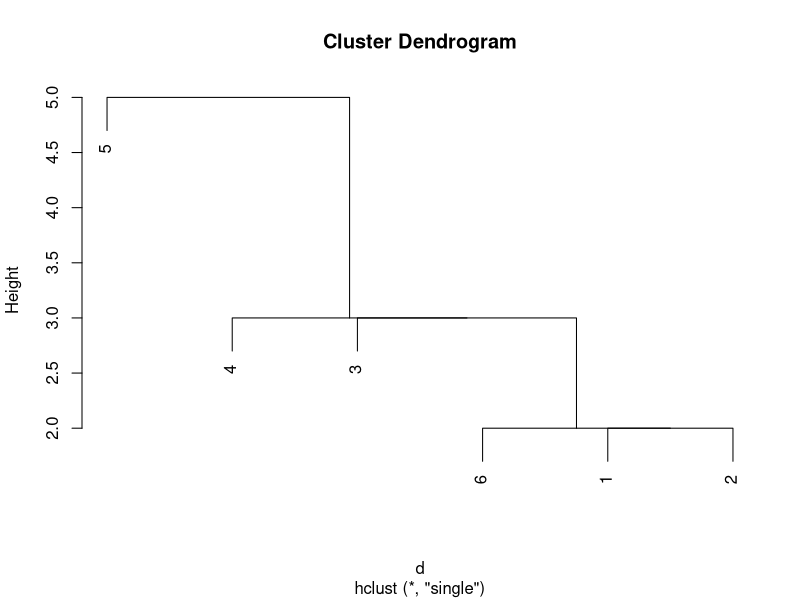
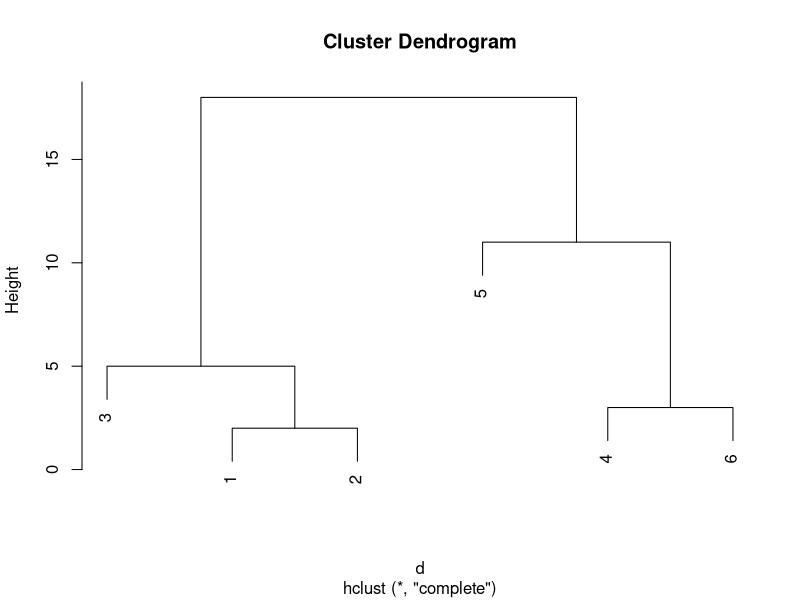
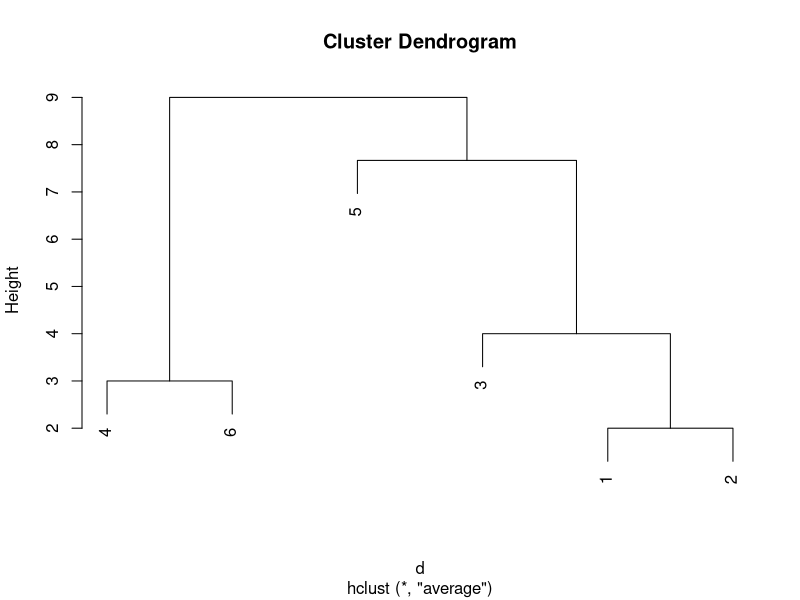
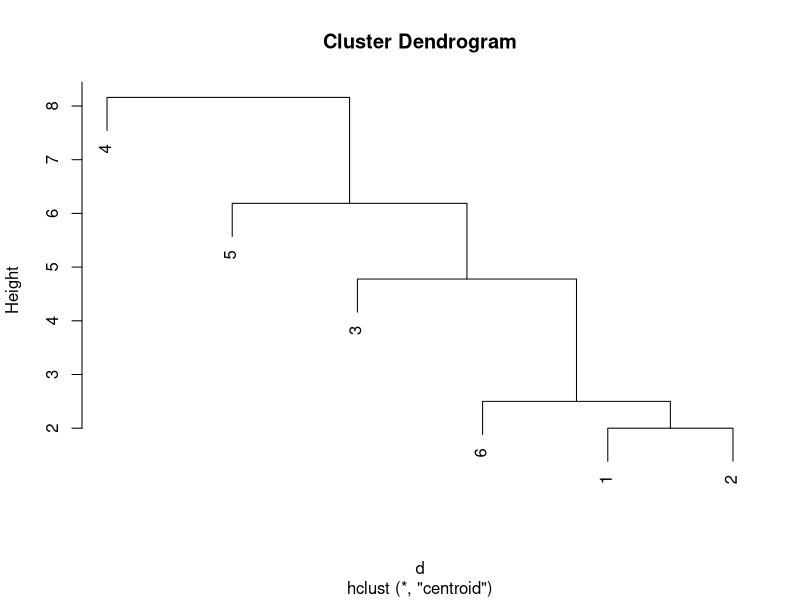
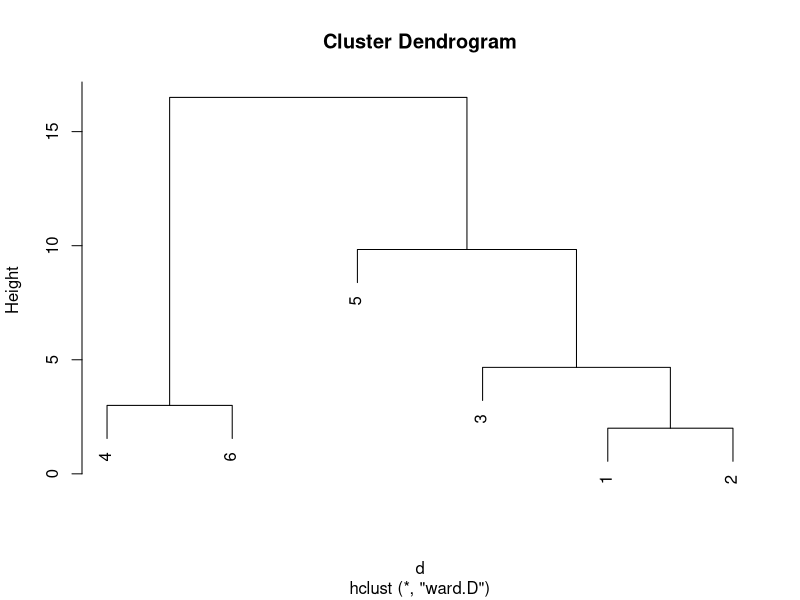

These figures' R source, in order:
################## Aufgabe 1
v <- read.csv("data1.csv", header=TRUE)
d <- dist(v)
d <- d*d
d

single <- hclust(d, method="single")
png(filename="singleLinkage.png")
plot(single)

complete <- hclust(d, method="complete")
png(filename="completeLinkage.png")
plot(complete)

average <- hclust(d, method="aver")
png(filename="groupAverage.png")
plot(average)

centroid <- hclust(d, method="centroid")
png(filename="centroid.png")
plot(centroid)

ward <- hclust(d, method="ward")
png(filename="ward.png")
plot(ward)
